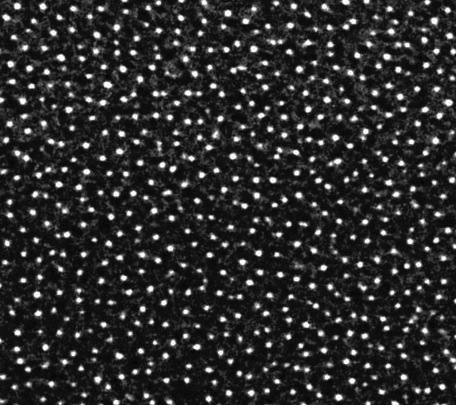
#> input picture assign6/Nanoparticles.jpg, 456 x 405 px; the run also reads 1 picture not shown here
$ python 'assignment6_1 (1).py'
#> lines starting #> are read from the running program, lines starting #| are printed output that depends on the picture
# -*- coding: utf-8 -*-
"""
Created on Sat Nov  2 21:26:17 2019

@author: JAYATEJA
"""

import numpy as np
from matplotlib import pyplot as plt
import matplotlib.image as mpimg
from matplotlib.widgets import RadioButtons
from matplotlib.widgets import Slider
import cv2 as cv
from PIL import Image
from scipy import signal
from numpy import linalg as LA
fig, ax = plt.subplots()
plt.subplots_adjust(left=0.1,bottom=0.35)


threshold=0.9
img=cv.imread('Nanoparticles.jpg',0)
#> img is the input picture: shape (405, 456); min 1, max 255, mean 44.7

template=cv.imread('NanoTemplate.jpg',0)
plt.subplot(121)
plt.imshow(img, cmap='gray', vmin =0, vmax =255 )
plt.show()
plt.title('Input image')
plt.xticks([])
plt.yticks([])

#img=np.array([[1,1,1,1,1,1,1],[1,1,1,1,10,21,13],[1,1,1,1,111,123,251],[1,2,10,10,10,2,1], [2,3,10,10,10,1,3],[152,175,10,10,10,45,91],[121,111,45,15,187,147,1],[115,211,101,151,19,154,121]])
#template=np.array([[1,1,1],[1,1,1],[1,1,1]])
M,N=img.shape
#> M = 405; N = 456
M1,N1=template.shape
#> M1 = 16; N1 = 16
template_norm=template/LA.norm(template)
dummy=np.zeros([M-M1+1,N-N1+1])
dummy1=np.zeros([M-M1+1,N-N1+1])
mask=np.zeros([M1,N1])

for i in range(0,M-M1+1):
    for j in range(0,N-N1+1):
        mask=img[i:i+M1,j:j+N1]
        mask_norm=mask/LA.norm(mask)
        dummy[i,j]=np.sum(mask_norm*template_norm)
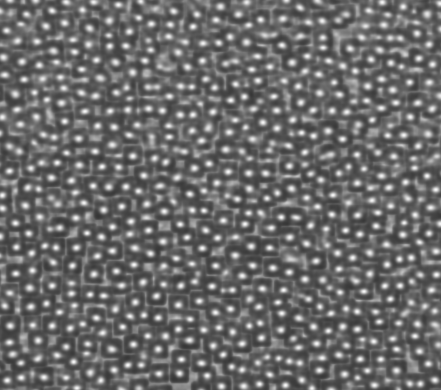
#> dummy: shape (390, 441) float64; min 0.211, max 0.999, mean 0.421

dummy1=255*(dummy>threshold)
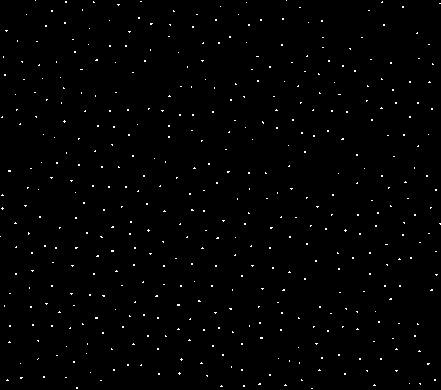
#> dummy1: shape (390, 441) int64; 0.84% white in thin lines or dots
plt.subplot(122)
plt.imshow(dummy1, cmap='gray', vmin =0, vmax =255 )
plt.show()
plt.title('Output image')
plt.xticks([])
plt.yticks([])
print('No.of particles ')
print(np.sum(1*(dummy>threshold)))
#| 1453
# [23 lines of commented-out code are left out]
